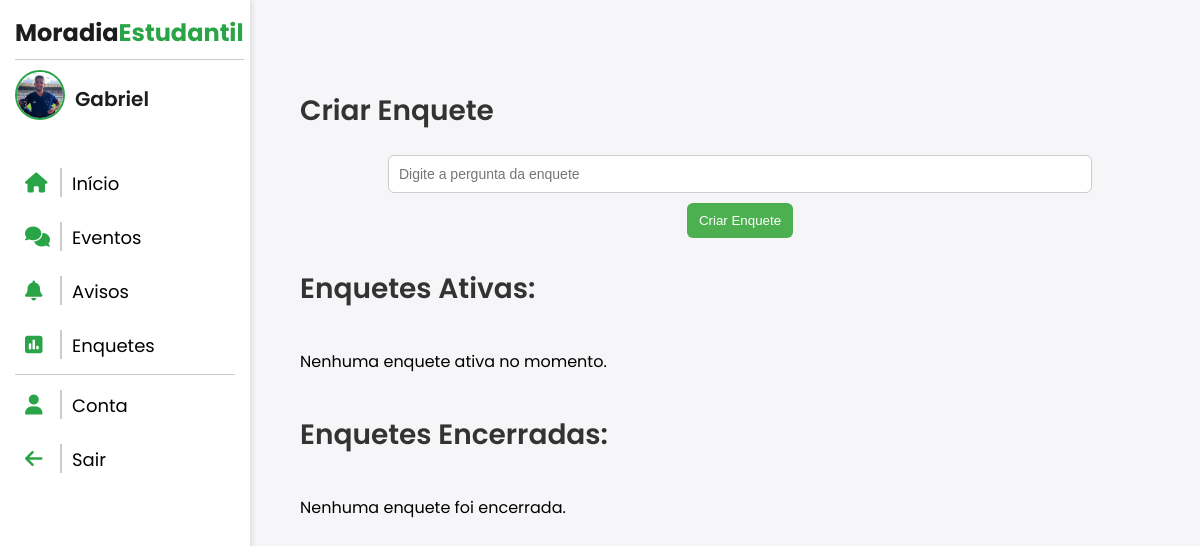
The app's page /enquetes/ (signed in), older data.
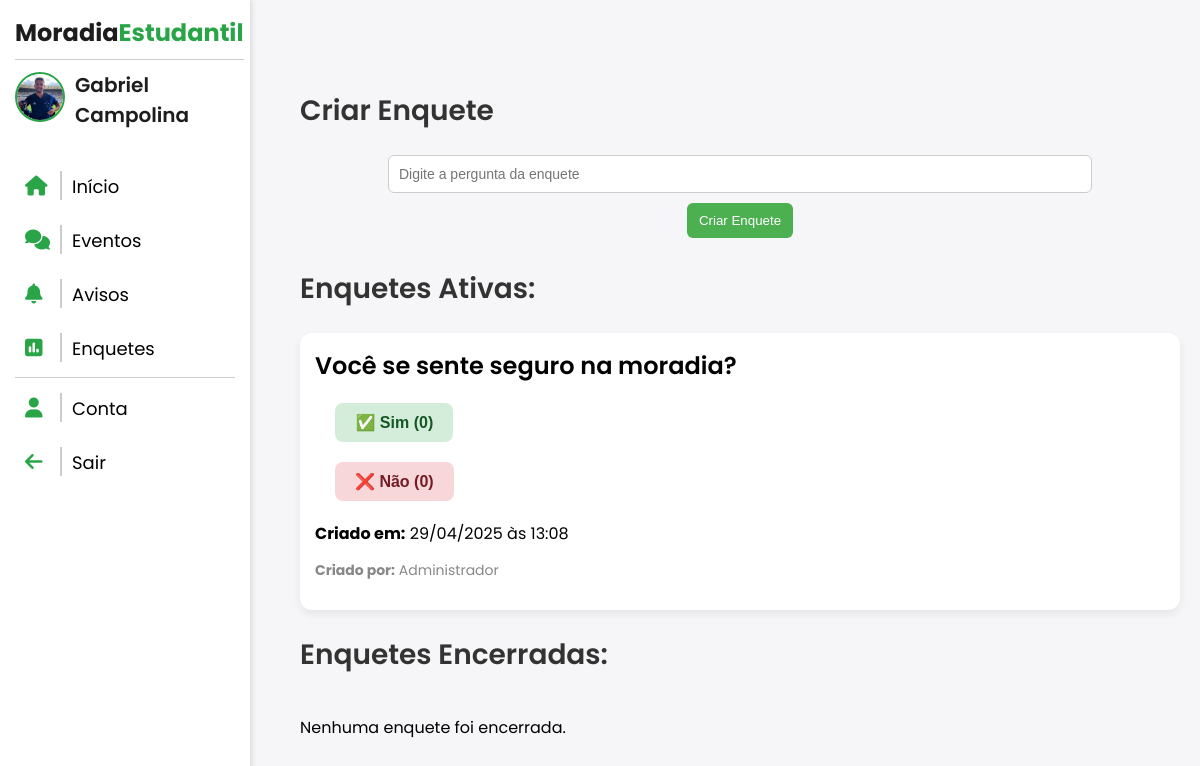
The same page, newer data.
### AppMoradia/models.py (models this page shows, shortened)
class CustomUser(AbstractUser):
     foto = models.ImageField(
        upload_to='fotos_perfil/',
        blank=True,
        null=True,
        default='fotos_perfil/default.png'
      )
     tipo = (
         ('VISITANTE','Visitante'),
         ('RESIDENTE','Residente'),
         ('SÍNDICO','Síndico'),
         ('COORDENADOR','Coordenador')
     )
     tipo = models.CharField(max_length=100, choices=tipo, default='VISITANTE')

class Enquete(models.Model):
    STATUS_CHOICES = [
        ('ATIVA', 'Ativa'),
        ('ENCERRADA', 'Encerrada'),
    ]
    pergunta = models.CharField(max_length=255)
    criado_por = models.ForeignKey(settings.AUTH_USER_MODEL, on_delete=models.CASCADE)
    data_criacao = models.DateTimeField(auto_now_add=True)
    data_encerramento = models.DateTimeField(null=True, blank=True)
    status = models.CharField(max_length=10,choices=STATUS_CHOICES,default='ATIVA')

### AppMoradia/views.py (the view)
# urls.py: path('enquetes/', views.enquetes, name='enquetes'),
@login_required
def enquetes(request):
    enquetes_ativas = Enquete.objects.filter(status='ATIVA').order_by('-data_criacao')
    enquetes_encerradas = Enquete.objects.filter(status='ENCERRADA').order_by('-data_criacao')
    usuario = request.user
    for enquete in enquetes_ativas:
        enquete.votos_sim = enquete.votos.filter(escolha='SIM').count()
        enquete.votos_nao = enquete.votos.filter(escolha='NÃO').count()
        enquete.usuarios_sim = enquete.votos.filter(escolha='SIM').select_related('usuario')
        enquete.usuarios_nao = enquete.votos.filter(escolha='NÃO').select_related('usuario')
    for enquete in enquetes_encerradas:
        enquete.votos_sim = enquete.votos.filter(escolha='SIM').count()
        enquete.votos_nao = enquete.votos.filter(escolha='NÃO').count()
    return render(request, 'enquetes.html', {'enquetes_ativas': enquetes_ativas, 'enquetes_encerradas' : enquetes_encerradas, 'usuario': usuario})

### AppMoradia/templates/enquetes.html (shortened to what this page needs)
{% extends 'sidebar-sistema.html' %}
{% load static %}
    {% block content %}
    <div class="dashboard">
        {% if user.tipo == 'COORDENADOR' or user.tipo == 'SÍNDICO' %}
        <h2 class="dashboard-title">Criar Enquete</h2>
        <div class="form-adicionar-evento">
            <form method="post" action="{% url 'criar_enquete' %}">
                <input type="text" name="pergunta" placeholder="Digite a pergunta da enquete" required class="input-evento">
                <button type="submit" class="btn-adicionar">Criar Enquete</button>
            </form>
        </div>
        {% endif %}
        <h2 class="dashboard-title">Enquetes Ativas:</h2>
        <div class="lista-eventos">
            {% for enquete in enquetes_ativas %}
            <div class="card-evento">
                <div class="header-evento">
                    <h3 class="titulo-evento">{{ enquete.pergunta }}</h3>
                </div>
                <div class="info-evento">
                    <div class="votacao">
                        <form method="post" action="{% url 'votar_enquete' enquete.id %}">
                            <button type="submit" name="escolha" value="SIM" class="btn-voto btn-sim">✅ Sim ({{ enquete.votos_sim }})</button>
                            <button type="submit" name="escolha" value="NÃO" class="btn-voto btn-nao">❌ Não ({{ enquete.votos_nao }})</button>
                        </form>
                    </div>
                    <p><strong>Criado em:</strong> {{ enquete.data_criacao|date:"d/m/Y" }} às {{ enquete.data_criacao|date:"H:i" }}</p>
                </div>
                <p class="autor-evento"><strong>Criado por:</strong> {{ enquete.criado_por.first_name }}</p>
            </div>
            {% empty %}
            <p>Nenhuma enquete ativa no momento.</p>
            {% endfor %}
        </div>
        <h2 class="dashboard-title">Enquetes Encerradas:</h2>
<div class="lista-eventos">
    {% for enquete in enquetes_encerradas %}
    <div class="card-evento encerrada">
        <div class="header-evento">
            <h3 class="titulo-evento">{{ enquete.pergunta }}</h3>
            {% if user.tipo == 'COORDENADOR' or user.tipo == 'SÍNDICO' and enquete.criado_por == user %}
            <div style="display: flex; gap: 20px;">
                        <button class="btn-detalhes" onclick="abrirModalDetalhes(event, this)" data-id="{{ enquete.id }}"><i class="fa-solid fa-info-circle"></i> Detalhes</button>
                        <form class="form-event" method="post" action="{% url 'excluir_enquete' enquete.id %}" onsubmit="return confirm('Tem certeza que deseja excluir esta enquete?');">
                            {% csrf_token %}
                            <button style="width: 100%;" type="submit" class="btn-deleteEnq"><i class="fa-solid fa-trash"></i> Excluir</button>
                        </form>
            </div>
                        {% endif %}
        </div>
        <div class="info-evento">
            <p><strong>Quantidade de votos:</strong><br>
                <span>Sim: </span>({{ enquete.votos_sim }} <span>votos</span>)  <br>
                <span>Não: </span>({{ enquete.votos_nao }} <span>votos</span>)
            </p>
            <p><strong>Criado em:</strong> {{ enquete.data_criacao|date:"d/m/Y" }} às {{ enquete.data_criacao|date:"H:i" }}</p>
            {% if enquete.data_encerramento %}
                <p><strong>Encerrado em:</strong> {{ enquete.data_encerramento|date:"d/m/Y" }} às {{ enquete.data_encerramento|date:"H:i" }}</p>
            {% endif %}
        </div>
        <p class="autor-evento"><strong>Criado por:</strong> {{ enquete.criado_por.first_name }}</p>
    </div>
    {% empty %}
    <p>Nenhuma enquete foi encerrada.</p>
    {% endfor %}
</div>
    </div>
    {% endblock %}

### AppMoradia/templates/sidebar-sistema.html (shortened to what this page needs)
{% load static %}
<!DOCTYPE html>
<html lang="en">
<head>
    <link rel="stylesheet" href="{% static 'css/sistema.css' %}">
    <link rel="stylesheet" href="https://cdnjs.cloudflare.com/ajax/libs/font-awesome/6.5.0/css/all.min.css" />
</head>
<body>
    <div class="sidebar" id="sidebar">
        <div class="title">
            <span class="gray">Moradia</span><span class="green">Estudantil</span>
        </div>
        <div class="user-info">
            <a href="{% url 'conta' %}"><img src="{{ usuario.foto.url }}" alt="Foto do usuário" class="user-photo"></a>
            <span class="user-name">{{ usuario.first_name }}</span>
        </div>
        <ul>
            <li><a href="{% url 'sistema' %}"><i class="fa-solid fa-house"></i><span class="menu-text">Início</span></a></li>
            <li><a href="{% url 'eventos' %}"><i class="fa-solid fa-comments"></i><span class="menu-text">Eventos</span></a></li>
            <li><a href="{% url 'avisos' %}"><i class="fa-solid fa-bell"></i><span class="menu-text">Avisos</span></a></li>
            <li><a href="{% url 'enquetes' %}"><i class="fa-solid fa-square-poll-vertical"></i><span class="menu-text">Enquetes</span></a></li>
        <div class="options">
            <li><a href="{% url 'conta' %}"><i class="fa-solid fa-user"></i><span class="menu-text">Conta</span></a></li>
            <li>
                <a class="btn-sair" href="#" onclick="document.getElementById('logout-form').submit();"><i class="fa-solid fa-arrow-left"></i><span class="menu-text">Sair</span></a>
            </li>
           </div>
        </ul>
    </div>
    <div class="main-content">
        {% block content %}
        {% endblock %}
    </div>
</body>
</html>

Row changes from the older to the newer data that the page shows:
changed CustomUser: first_name "Gabriel" → "Gabriel Campolina"
added Enquete: pergunta "Você se sente seguro na moradia?", votos_sim "0", votos_nao "0", data_criacao "29/04/2025", data_criacao "13:08", criado_por.first_name "Administrador"
Text that changed along with them:
text no longer shown: "Nenhuma enquete ativa no momento."
